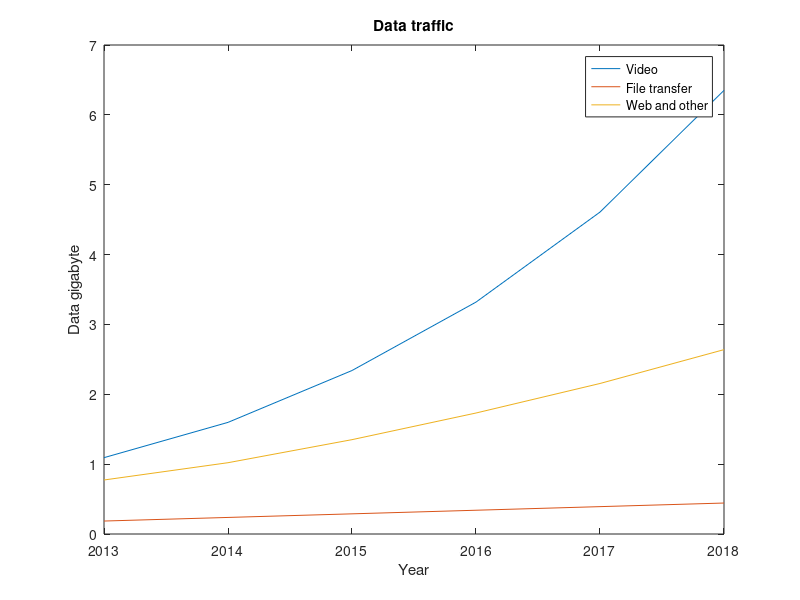

MATLAB code to generate this figure:
clear;
close all;
load datatraffic;
%9,7 million swedish citizens
tot_swe_citizen = 9.7 * 10^6;

%Convert from petabyte to gigabyte (10^6) and apply per
%citizen(tot_swe_citizen)
gigabyte_traffic = traffic * 10^6 / tot_swe_citizen;


plot(years, gigabyte_traffic);
xlabel('Year');
ylabel('Data gigabyte');
title('Data traffic');
legend('Video', 'File transfer', 'Web and other');


%2018 amount of video should be 6.3gig, which is fairly low